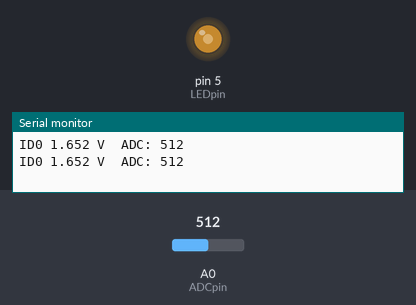
Bench run of a sketch on a simulated Arduino Uno, built with avr-gcc and run on an emulated ATmega328P. On the bench: output pins drawn as LEDs (lit = HIGH), the last lines printed to the serial monitor. The test bench sets the inputs (shaded band); at power-on: A0 (ADCpin) = 512.

Above: at 1.2 s.
1.3 s: A0 (ADCpin) set to 306
At 2.6 s:
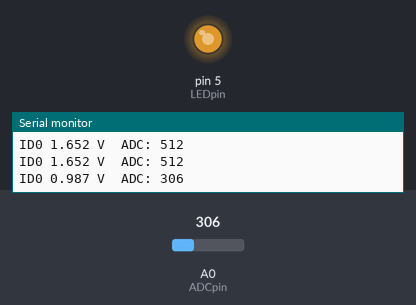
3.6 s: A0 (ADCpin) set to 122
At 4.8 s:
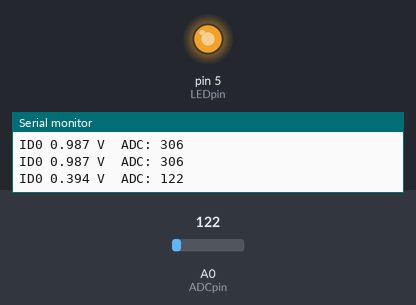
5.7 s: A0 (ADCpin) set to 900
At 6.9 s:
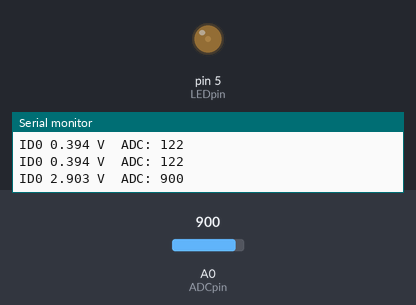
7.7 s: A0 (ADCpin) set to 1023
At 9.1 s:
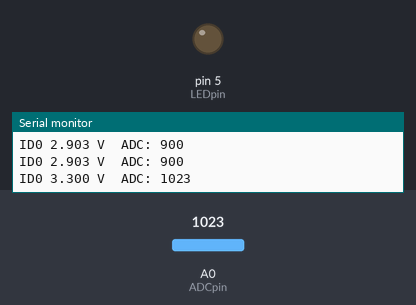
9.8 s: A0 (ADCpin) set to 511
At 11.2 s:
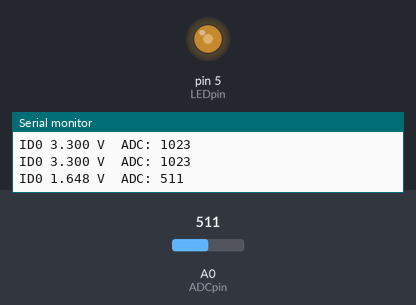
Timing chart, 0 to 12.8 s (numbered marks = the images above; inputs shaded):
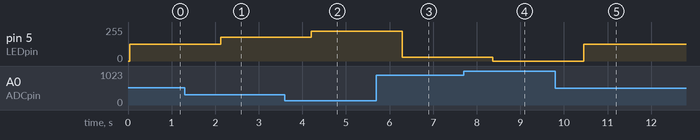

Measured:
- after the input at 1.3 s, pin 5 (LEDpin): 127/255 → 178/255 after 0.82 s
- after the input at 3.6 s, pin 5 (LEDpin): 178/255 → 224/255 after 0.61 s
- after the input at 5.7 s, pin 5 (LEDpin): 224/255 → 30/255 after 0.59 s
- after the input at 7.7 s, pin 5 (LEDpin): 30/255 → 0/255 after 0.67 s
- after the input at 9.8 s, pin 5 (LEDpin): 0/255 → 127/255 after 0.65 s

The sketch:

LDR_LED_serial.ino
```cpp
/*
LDR_LED_serial - sketch to read the light level on LDR, alter
brightness of LED and report output to serial port
*/
int ADCpin = 0;                // define the variables
int LEDpin = 5;
int LEDbrightness = 0;

void setup() {
    pinMode(LEDpin,OUTPUT);    // set up output pin
    Serial.begin(9600);        // start serial port
}

void loop() {
    // read our analog pin
    analogRead(ADCpin);    // first ADC reading is discarded
    delay(20);
    int reading = 0;       // now we read the ADC pin 'proper'
    reading = analogRead(ADCpin);
    int adc = reading;     // we need to store this value now
    delay(20);             // short pause avoids over-sampling
                           // calculate voltage as a float
    float voltage = reading * 3.3 / 1023.0;

    reading = 1023 - reading;          // invert ADC reading
    // map ADC reading from 10 bit (1023) to 8 bit (255)
    LEDbrightness = map(reading, 0, 1023, 0, 255);
    analogWrite(LEDpin, LEDbrightness);

    // Write the output to serial port just how we want it
    Serial.print("ID");Serial.print(ADCpin);Serial.print(" ");
    Serial.print(voltage, 3);Serial.print(" V ");
    Serial.print(" ADC: ");
    Serial.println(adc);       // println causes line break
    delay(1000);               // stops overloading serial
}
```
